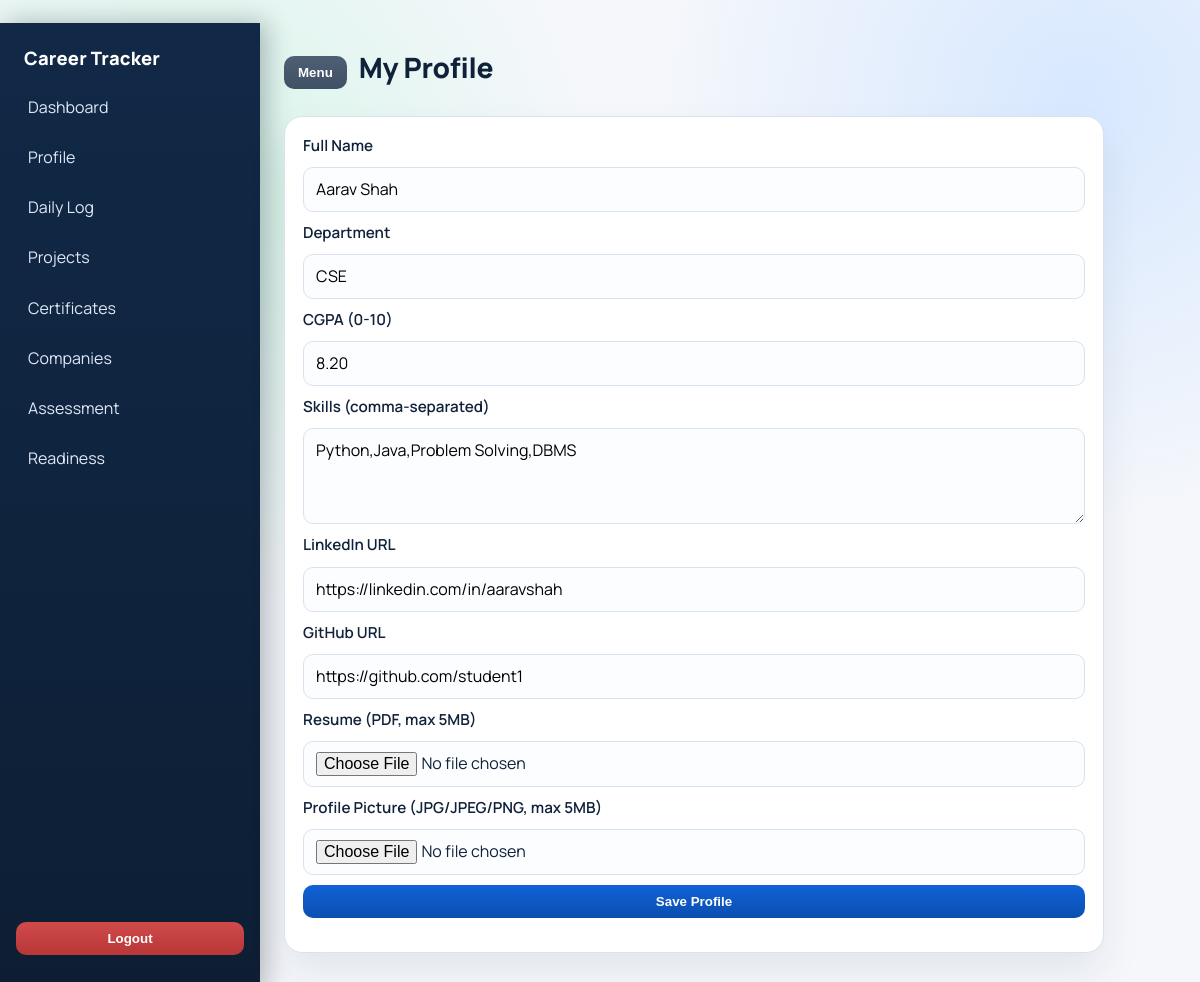
The app's page /student/profile (signed in) with its own data.
### models.py (models this page shows, shortened)
class Student(db.Model):
    __tablename__ = "students"
    id = db.Column(db.Integer, db.ForeignKey("users.id"), primary_key=True)
    full_name = db.Column(db.String(100))
    department = db.Column(db.String(50))
    cgpa = db.Column(db.Numeric(3, 2))
    skills = db.Column(db.Text)
    linkedin_url = db.Column(db.String(255))
    github_url = db.Column(db.String(255))
    resume_path = db.Column(db.String(255))
    profile_pic_path = db.Column(db.String(255))
    streak_current = db.Column(db.Integer, default=0, nullable=False)
    streak_longest = db.Column(db.Integer, default=0, nullable=False)
    last_logged_date = db.Column(db.Date)
    user = relationship("User", back_populates="student_profile")
    projects = relationship("Project", back_populates="student", cascade="all, delete-orphan")
    certificates = relationship("Certificate", back_populates="student", cascade="all, delete-orphan")
    logs = relationship("DailyLog", back_populates="student", cascade="all, delete-orphan")
    assessments = relationship("Assessment", back_populates="student", cascade="all, delete-orphan")
    readiness_scores = relationship("ReadinessScore", back_populates="student", cascade="all, delete-orphan")
    academic_profile = relationship("AcademicProfile", uselist=False, back_populates="student", cascade="all, delete-orphan")
    subject_records = relationship("StudentSubjectRecord", back_populates="student", cascade="all, delete-orphan")
    backlogs = relationship("AcademicBacklog", back_populates="student", cascade="all, delete-orphan")
    academic_events = relationship("AcademicEvent", back_populates="student", cascade="all, delete-orphan")
    academic_documents = relationship("AcademicDocument", back_populates="student", cascade="all, delete-orphan")

### routes/student.py (the view, shortened to what this page needs)
@student_bp.route("/profile", methods=["GET", "POST"])
@login_required
@student_required
def profile():
    student = _get_student()
    return render_template("student/profile.html", student=student)

### models.py (called while the page is built)
@login_manager.user_loader
def load_user(user_id):
    try:
        return User.query.get(int(user_id))
    except Exception:
        db.session.rollback()
        return None

### routes/__init__.py (called while the page is built)
def student_required(view_func):
    @wraps(view_func)
    def wrapped(*args, **kwargs):
        if not current_user.is_authenticated:
            abort(401)
        if current_user.role != "student":
            abort(403)
        return view_func(*args, **kwargs)
    return wrapped

### routes/student.py (called while the page is built)
def _get_student():
    return Student.query.get_or_404(current_user.id)

### templates/student/profile.html (shortened to what this page needs)
﻿{% extends "base.html" %}
{% block page_title %}My Profile{% endblock %}
{% block content %}
<section class="card form-card">
  <form method="post" enctype="multipart/form-data">
    <label>Full Name</label>
    <input type="text" name="full_name" value="{{ student.full_name or '' }}" required>
    <label>Department</label>
    <input type="text" name="department" value="{{ student.department or '' }}">
    <label>CGPA (0-10)</label>
    <input type="number" step="0.01" min="0" max="10" name="cgpa" value="{{ student.cgpa or '' }}">
    <label>Skills (comma-separated)</label>
    <textarea name="skills">{{ student.skills or '' }}</textarea>
    <label>LinkedIn URL</label>
    <input type="url" name="linkedin_url" value="{{ student.linkedin_url or '' }}">
    <label>GitHub URL</label>
    <input type="url" name="github_url" value="{{ student.github_url or '' }}">
    <label>Resume (PDF, max 5MB)</label>
    <input type="file" name="resume" accept=".pdf">
    <label>Profile Picture (JPG/JPEG/PNG, max 5MB)</label>
    <input type="file" name="profile_pic" accept=".jpg,.jpeg,.png">
    <button class="btn" type="submit">Save Profile</button>
  </form>
</section>
{% endblock %}

### static/css/style.css (style rules this page uses)
:root { --bg: #f5f7fb; --bg-accent: radial-gradient(circle at 15% 20%, #d6f5e8 0, transparent 32%), radial-gradient(circle at 90% 10%, #d7e8ff 0, transparent 30%); --card: #ffffff; --text: #10223a; --muted: #5e6e84; --primary: #1062d6; --primary-2: #0b4fb0; --danger: #c83d3d; --success: #1f8d54; --border: #d9e2ef; --shadow: 0 20px 40px rgba(16, 34, 58, 0.08); }
*, *::before, *::after { box-sizing: border-box; }
body { margin: 0; font-family: "Manrope", "Segoe UI", sans-serif; color: var(--text); background: var(--bg-accent), var(--bg); line-height: 1.45; }
.card { background: var(--card); border: 1px solid var(--border); border-radius: 18px; padding: 18px; margin-bottom: 16px; box-shadow: var(--shadow); }
.form-card { max-width: 820px; }
.form-card form { display: grid; gap: 10px; }
label { font-weight: 600; font-size: 0.95rem; }
input, textarea, select { width: 100%; padding: 10px 12px; border: 1px solid var(--border); border-radius: 10px; font: inherit; background: #fbfdff; }
textarea { min-height: 96px; }
.btn { background: linear-gradient(180deg, var(--primary) 0%, var(--primary-2) 100%); color: #fff; border: none; border-radius: 10px; padding: 9px 14px; cursor: pointer; text-decoration: none; display: inline-flex; align-items: center; justify-content: center; font-weight: 700; }

### records on screen
Student: full_name "Aarav Shah", department "CSE", cgpa "8.20", skills "Python,Java,Problem Solving,DBMS", linkedin_url "https://linkedin.com/in/aaravshah", github_url "https://github.com/student1"
